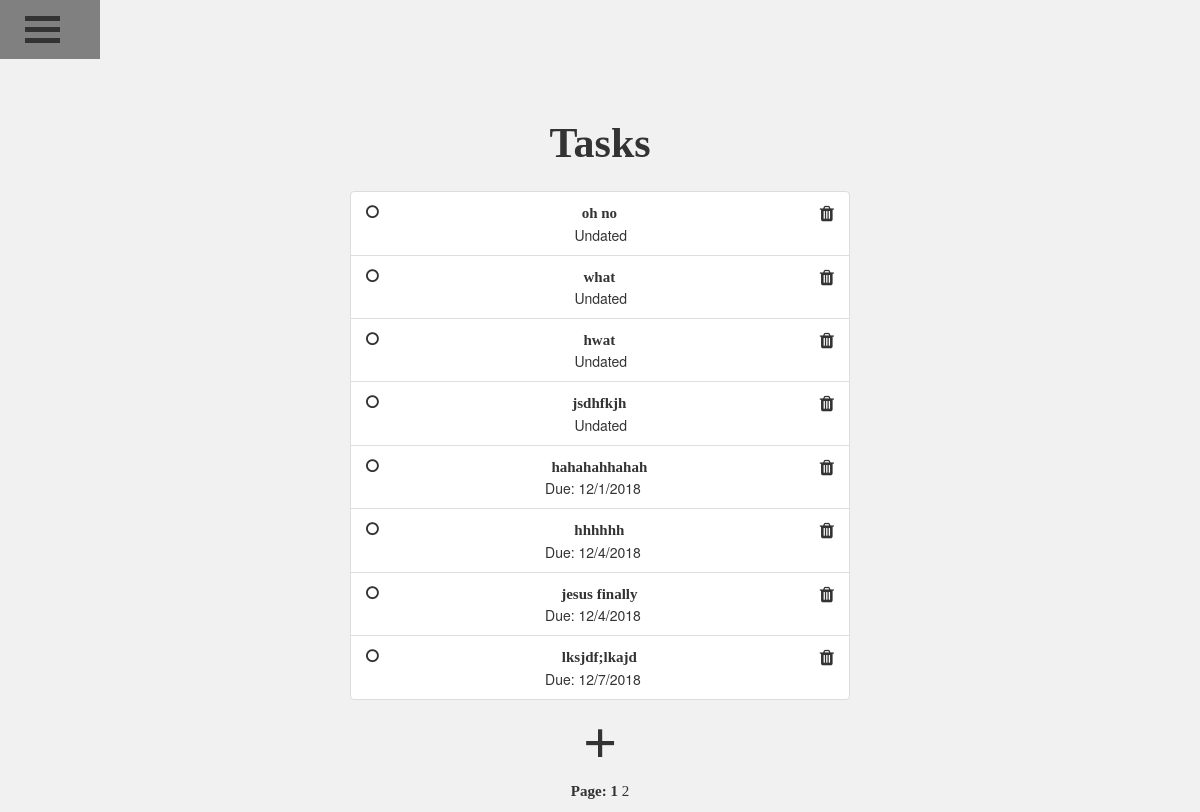
/todo_list (signed in), run on the app's committed database.
### Application/models.py (models this page shows)
class Task(db.Model):
	id = db.Column(db.Integer, primary_key=True)
	title = db.Column(db.String(20))
	description = db.Column(db.String(200))
	complete = db.Column(db.Boolean, nullable=False, default=False)
	due = db.Column(db.DateTime, nullable=True)
	user = db.Column(db.Integer, db.ForeignKey('user.id'), nullable=False)

### Application/routes.py (the view)
@application.route('/todo_list')
@login_required
def ToDoList():
	page = request.args.get('page', 1, type=int)
	tasks = Task.query.filter_by(author=current_user)\
	.order_by(Task.due.asc())\
	.paginate(page=page, per_page=8)
	return render_template('/todo_list.html', title='ToDoList', tasks=tasks, user=current_user)

### Application/models.py (called while the page is built)
@login_manager.user_loader # loads in user
def load_user(user_id):
	return User.query.get(int(user_id))

### Application/templates/todo_list.html (shortened to what this page needs)
{% extends "layout.html" %}
{% block content %}
<link rel="stylesheet" href="https://cdnjs.cloudflare.com/ajax/libs/font-awesome/4.7.0/css/font-awesome.min.css">
<div align="center">
    <div class="row">
	    <div class="col-sm">
		    <h2>Tasks</h2>
	    </div>
    </div>
    <div class="list-group-flush" id="tasks" style="padding-top: 15px">
		{% for task in tasks.items %}
            <div class="list-group-item list-group-item-primary">
				<a href="/task/{{ task.id }}/delete" style="float: right; font-size: 18px"><i class="fa fa-trash"></i></a>
				{% if task.complete %}
	                <a href="/task/{{ task.id }}/complete" style="float: left">
						<div id="checking" onclick="checked(this)">
							<i class="fa fa-dot-circle-o"></i>
						</div>
					</a>
	            	<a style="text-decoration: line-through;" href="{{ url_for('view', task_id=task.id )}}" target="_blank">{{ task.title }}</a><br>
				{% else %}
					<a href="/task/{{ task.id }}/complete" style="float: left">
						<div id="checking" onclick="checked(this)">
							<i class="fa fa-circle-o"></i>
						</div>
					</a>
					<a style="text-decoration: none;" href="{{ url_for('view', task_id=task.id )}}" target="_blank">{{ task.title }}</a><br>
				{% endif %}
				{% if task.due != None %}
					Due: {{ task.due.month|string+'/'+task.due.day|string+'/'+ task.due.year|string }}<br>
				{% else %}
					&nbsp;&nbsp;&nbsp;&nbsp;Undated<br>
				{% endif %}
	        </div>
		{% endfor %}
    </div>
</div>
<div align="center" style="padding-bottom: 15px;">
    <form method='GET' action ='/task/new'>
   		<button href="/task/new" class="addButton">+</button>
   	</form>
</div>
    <p align="center">Page:
    {% for page_num in tasks.iter_pages(left_edge=1, right_edge=1, left_current=1, right_current=2) %}
    	{% if page_num %}
    		{% if tasks.page == page_num %}
				<a href="{{ url_for('ToDoList', page=page_num) }}" style="font-weight: bold;">{{ page_num }}</a>
			{% else %}
				<a href="{{ url_for('ToDoList', page=page_num) }}" style="font-weight: normal;">{{ page_num }}</a>
			{% endif %}
		{% else %}
			...
		{% endif %}
	{% endfor %}</p>
{% endblock content %}

### Application/static/style.css (style rules this page uses)
html { overflow-x: hidden; }
.list-group-flush { width: 500px; }
.row { padding-left: 45px; padding-right: 45px; }
h2 { font-family: 'Now'; font-weight: bold; font-size: 42px; text-align: center; color: #333; }
p { font-family: 'Now'; font-weight: bold; font-style: normal; font-size: 15px; color: #333; }
a { font-family: 'Now'; font-weight: bold; font-style: normal; font-size: 15px; color: #333; }
body { background-color: #f1f1f1; background-position: center; }
.addButton { background-color: Transparent; background-repeat:no-repeat; border: none; cursor:pointer; overflow: hidden; font-size: 60px; height: 60px; }
form { font-family: 'Now'; font-weight: bold; color: #333333; }

### data on the page
Task: title "oh no", shows "Undated"
Task: title "what", shows "Undated"
Task: title "hwat", shows "Undated"
Task: title "jsdhfkjh", shows "Undated"
Task: title "hahahahhahah", due.month "12/1/2018"
Task: title "hhhhhh", due.month "12/4/2018"
Task: title "jesus finally", due.month "12/4/2018"
Task: title "lksjdf;lkajd", due.month "12/7/2018"

### other printed values
{{ page_num }} "1"
{{ page_num }} "2"
